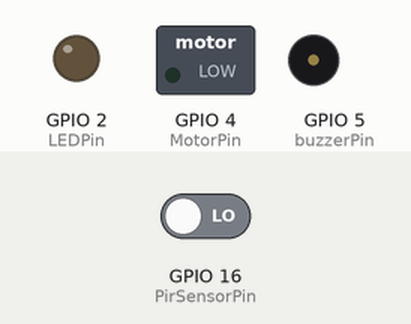
A sketch run on a simulated ESP8266 (NodeMCU). Shown: switched loads named in the sketch (green lamp = pin HIGH), output pins drawn as LEDs (lit = HIGH), buzzer (waves = sounding, pin HIGH). The inputs (shaded band) are chosen by the test bench; at power-on: GPIO 16 (PirSensorPin) LOW. WiFi joins after 1.5 s; servers stay silent unless stated; uploads are accepted with an empty reply.

Above: at 0.0 s.
At 2.4 s:
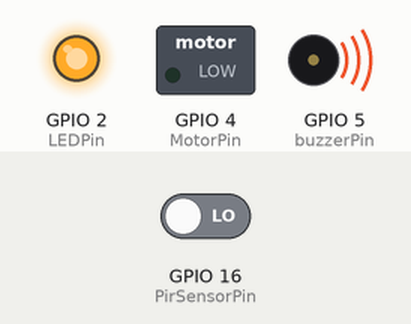
Timing chart, 0 to 3.9 s (numbered marks = the images above):
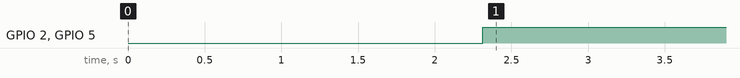

The sketch:

WiFiClient_SendSensorData.ino
```cpp
#include <ESP8266WiFi.h>
#include <ESP8266WiFiMulti.h>
#include <ESP8266HTTPClient.h>
#include <dht11.h>

dht11 DHT11;
#define DHT11PIN 12

#define ESP1 1
//define one of the ESP1 or ESP2 for compiling
//also remember to midify pinout if needed

ESP8266WiFiMulti WiFiMulti;

const char* server = "192.168.137.1";
const int port = 80;

const char* ssid = "ESPTest";
const char* pass = "test1234";

const int PirSensorPin = 16;
const int temperatureSensorPin = 12;
const int buzzerPin = 5;

const int LEDPin = 2;
const int MotorPin = 4;

const float SCALLING_FACTOR = 10.0;
const char STATUS_ERROR = 255;
const int CYCLE_TIME_S = 1;

void action0_setLight(bool state)
{
  //Serial.printf("Bit0: Light 1: %d\n", state);
  digitalWrite(LEDPin, state);
}

void action1_setLight(bool state)
{
  //Serial.printf("Bit1: Light 2: %d\n", state);
  digitalWrite(LEDPin, state);
}

void action2_Alarm1(bool state)
{
  //Serial.printf("Bit2: Alarm 1: %d\n", state);
  digitalWrite(buzzerPin, state);
}

void action3_Alarm2(bool state)
{
  //Serial.printf("Bit3: Alarm 2: %d\n", state);
}

void action4_coolingFan(bool state)
{
  //Serial.printf("Bit4: Fan: %d\n", state);
  digitalWrite(MotorPin, state);
}

void takeActionBasedOnDataFromServer(char inputChar)
{
    /*
     * ESP WiFi module receives a byte of data from
     * smart home server and takes action in its local network
     */

    if(STATUS_ERROR == inputChar)
    {
      //Serial.printf("Error receiving data from server\n");
      return;
    }

    //Serial.printf("Received: %c, Taking actions:\n", inputChar);

    #ifdef ESP1
        action0_setLight((inputChar & 0x01) == 0x01);
        action2_Alarm1((inputChar & 0x04) == 0x04);
        action4_coolingFan((inputChar & 0x10) == 0x10);
    #endif

    #ifdef ESP2
      action1_setLight((inputChar & 0x02) == 0x02);
      action3_Alarm2((inputChar & 0x08) == 0x08);
    #endif
}

char exchangeDataUsingHTTP(int roomId, bool sensor, float analogValue)
{
    String lineBuffer = "";
     //"room=1&data=[1,23.7]";
    String PostData = "room=";
    PostData += roomId;
    PostData += "&data=";
    PostData += sensor;
    PostData += ",";
    PostData += analogValue;

    // Use WiFiClient class to create TCP connections
    WiFiClient client;
    //Serial.print("Trying: "); Serial.print(server); Serial.print(":"); Serial.println(port);

    if (client.connect(server, port))
    {
        client.println("POST /data/send HTTP/1.1");
        client.println("Host: 192.168.137.1");
        client.println("Cache-Control: no-cache");
        client.println("Content-Type: application/x-www-form-urlencoded");
        client.print("Content-Length: ");
        client.println(PostData.length());
        client.println();
        client.println(PostData);

//for debugging
        //Serial.println(PostData);

        long interval = 2000;
        unsigned long currentMillis = millis(), previousMillis = millis();

        while(!client.available()){

          if( (currentMillis - previousMillis) > interval ){

            //Serial.println("Timeout");
            //blinkLed.detach();
            //digitalWrite(2, LOW);
            client.stop();
            return STATUS_ERROR;
          }
          currentMillis = millis();
        }

        while (client.connected())
        {
          while ( client.available() )
          {
            lineBuffer = client.readStringUntil('\n');
          }
        }
        //Serial.println(lineBuffer);
        client.stop();
    }
    //Serial.printf("We will send %c\n", lineBuffer[0]);
    //Serial.printf("Its length is: %d\n", lineBuffer.length());

    if(lineBuffer.length() != 0)
      return lineBuffer[0];
    else
      return STATUS_ERROR;
}

void setup() {
    pinMode(PirSensorPin, INPUT);
    pinMode(temperatureSensorPin, INPUT);
    pinMode(LEDPin, OUTPUT);
    pinMode(MotorPin, OUTPUT);
    pinMode(buzzerPin, OUTPUT);

    //Serial.begin(115200);
    delay(10);

    // We start by connecting to a WiFi network
    WiFiMulti.addAP(ssid, pass);

//    Serial.println();
//    Serial.println();
//    Serial.print("Wait for WiFi... ");

    while(WiFiMulti.run() != WL_CONNECTED) {
        Serial.print(".");
        delay(500);
    }

//    Serial.println("");
//    Serial.println("WiFi connected");
//    Serial.println("IP address: ");
//    Serial.println(WiFi.localIP());

    delay(500);
}


void loop() {
    const int roomId = 2;
    bool detected = digitalRead(PirSensorPin);
    float temperature = ((float)DHT11.temperature-3, DHT11PIN);
//    Serial.print("Temperatura (C): ");           //wyświetlenie temperatury
//    Serial.println(temperature);

    char action = exchangeDataUsingHTTP(roomId, detected, temperature);
    takeActionBasedOnDataFromServer(action);

    //Serial.printf("wait %d seconds...\n", CYCLE_TIME_S);
    delay(CYCLE_TIME_S*1000);
}
```

Measured:
- by itself, GPIO 2 (LEDPin), GPIO 5 (buzzerPin): LOW → HIGH at 2.3 s
